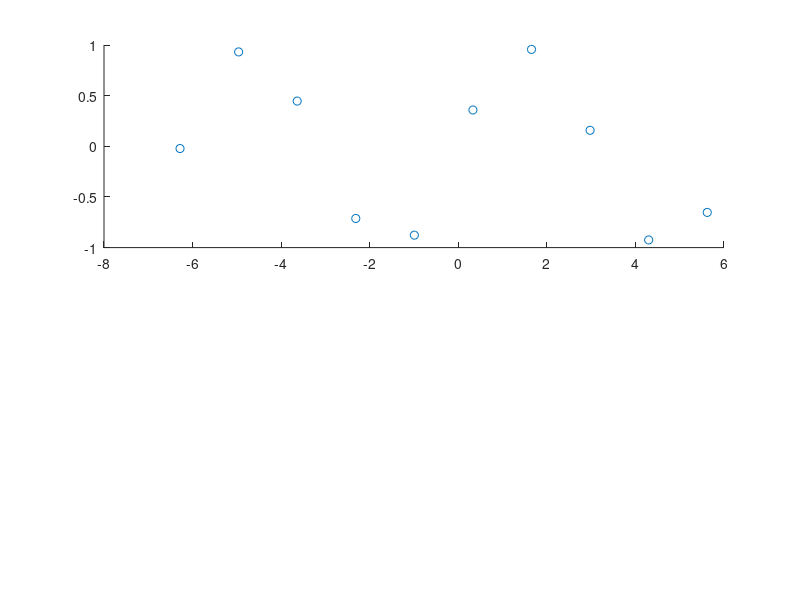

MATLAB code to generate this figure: (Note: this script raises an error after producing the figure.)
X1 = [-6.28318531 -4.96040945 -3.6376336   -2.31485774 -0.99208189  0.33069396   1.65346982   2.97624567  4.29902153   5.62179738];

Y1 = [-0.02212373  0.93174316  0.44657927  -0.71237743 -0.87719887  0.35844402   0.95673157   0.15797694 -0.92443154  -0.65275084];

X2 = [-5.         -4.79591837 -4.59183673 -4.3877551  -4.18367347 -3.97959184  -3.7755102  -3.57142857 -3.36734694 -3.16326531 -2.95918367 -2.75510204  -2.55102041 -2.34693878 -2.14285714 -1.93877551 -1.73469388 -1.53061224  -1.32653061 -1.12244898 -0.91836735 -0.71428571 -0.51020408 -0.30612245  -0.10204082  0.10204082  0.30612245  0.51020408  0.71428571  0.91836735   1.12244898  1.32653061  1.53061224  1.73469388  1.93877551  2.14285714   2.34693878  2.55102041  2.75510204  2.95918367  3.16326531  3.36734694   3.57142857  3.7755102   3.97959184  4.18367347  4.3877551   4.59183673   4.79591837  5.        ];

Y2 = [ 1.51657986e+01  1.18834486e+01  1.14908377e+01  9.69999012e+00   8.83752995e+00  8.53654378e+00  7.26220222e+00  6.24526603e+00   6.14466521e+00  2.20438691e+00  3.02257790e+00  2.55301601e+00   1.20314417e+00  2.81993279e+00 -7.95772374e-02  5.17986596e-01  -2.02214422e+00 -1.88483645e+00 -6.00919079e-01 -1.89204707e-01   1.69449681e-02  3.91334228e-01 -1.73970249e+00 -3.19757434e-01  -6.00188224e-01  2.31330343e-01  5.82638717e-01  4.22184971e+00   3.59292410e-01  4.59202652e+00  4.71769806e+00  5.21676309e+00   6.70631069e+00  6.62448237e+00  7.35495405e+00  9.65171985e+00   9.61038903e+00  1.22648215e+01  1.29301284e+01  1.33289427e+01   1.76286428e+01  1.76382160e+01  2.07450785e+01  2.18295969e+01   2.30767522e+01  2.64519126e+01  2.74412541e+01  2.89516763e+01   3.31531920e+01  3.70987315e+01];

% dataset 1 seems to be periodic so a trig interpolation would be best
subplot(2,1,1)
scatter(X1, Y1);
hold on
[coeff] = func_fit(X1, Y1, "interpolate", "trig", 0);
x = linspace(min(X1), max(X1));
degrees = size(X1, 2);
y = [];
for t = 1:size(x)
    pt = coeff(1);
    % calculate cos side
    for k = 2:floor((degrees)/2)
        pt = pt + coeff(k)*cos(coeff(k)*t);
    end
    % calculate sin side
    for k = floor((degrees)/2)+1:degrees-1
        pt = pt + coeff(k)*sin(coeff(k)*t);
    end
    % add to y
    y = [y pt];
end
plot(x, y)
hold off

subplot(2,1,2)
scatter(X2, Y2);
